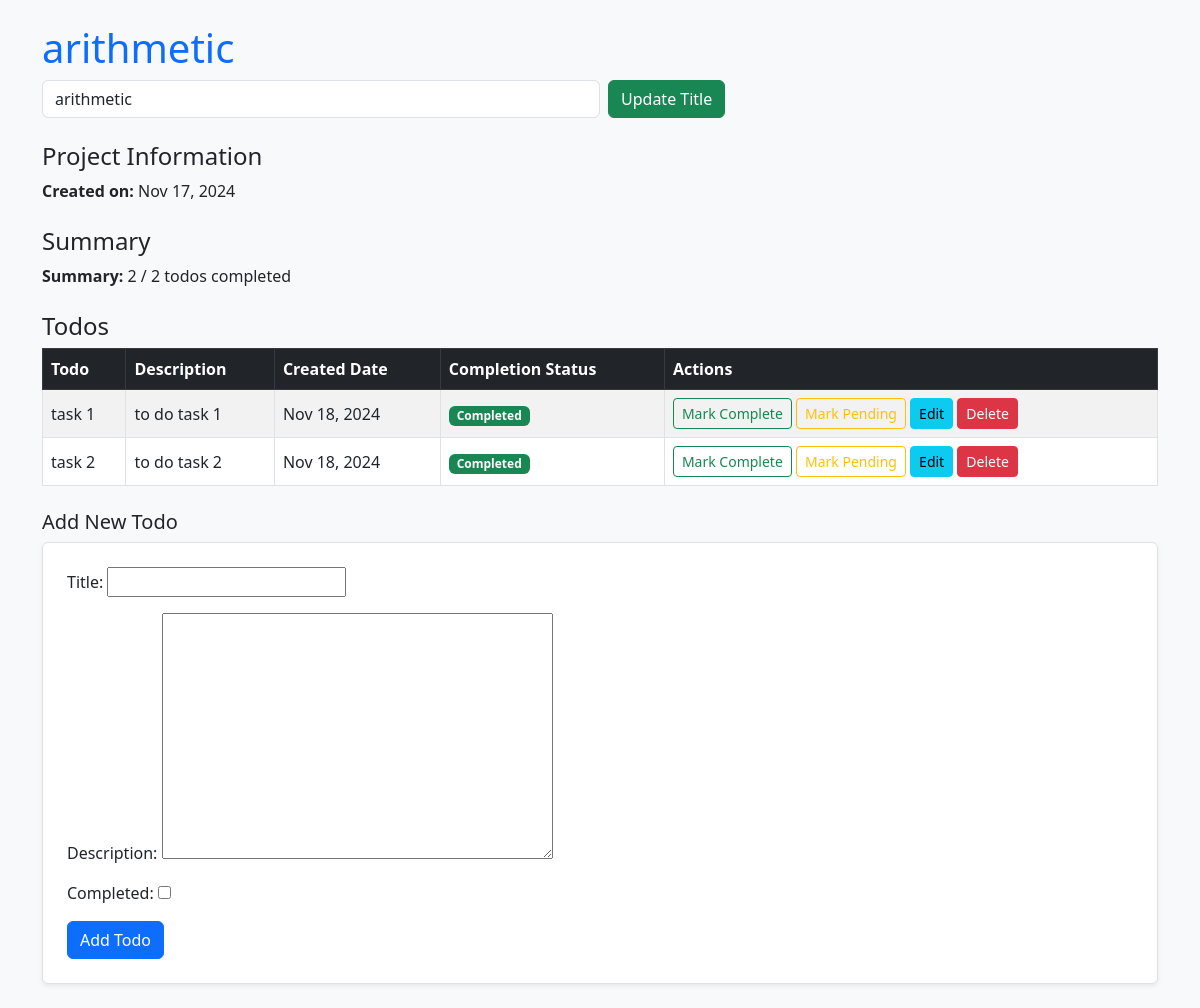
The page /project/1/ (signed in) on the database its author committed.
### todos/models.py (models this page shows, shortened)
class Project(models.Model):
    title = models.CharField(max_length=100)
    created_date = models.DateTimeField(auto_now_add=True)
    user = models.ForeignKey(User, on_delete=models.CASCADE)

class Todo(models.Model):
    project = models.ForeignKey(Project, related_name="todos", on_delete=models.CASCADE)
    title = models.CharField(max_length=100)
    description = models.TextField(blank=True)
    completed = models.BooleanField(default=False)
    created_date = models.DateTimeField(auto_now_add=True)
    updated_date = models.DateTimeField(auto_now=True)

### todos/views.py (the view)
# urls.py: path('project/<int:project_id>/', views.project_detail, name='project_detail'),
@login_required
def project_detail(request, project_id):
    project = get_object_or_404(Project, id=project_id, user=request.user)
    todos = project.todos.all()  # Fetch all todos for the project
    completed_todos = todos.filter(completed=True).count()  # Count completed todos
    total_todos = todos.count()  # Count total todos
    if request.method == 'POST':
        if 'update_project' in request.POST:
            project.title = request.POST['title']
            project.save()
            return redirect('project_detail', project_id=project.id)
        form = TodoForm(request.POST)
        if form.is_valid():
            todo = form.save(commit=False)
            todo.project = project
            todo.save()
            return redirect('project_detail', project_id=project.id)
    else:
        form = TodoForm()
    context = {
        'project': project,
        'todos': todos,
        'form': form,
        'completed_todos': completed_todos,
        'total_todos': total_todos,
    }
    return render(request, 'projects/project_detail.html', context)

### todos/forms.py
class TodoForm(forms.ModelForm):
    class Meta:
        model = Todo
        fields = ['title', 'description','completed']

### todos/templates/projects/project_detail.html (shortened to what this page needs)
<!DOCTYPE html>
<html lang="en">
<head>
    <link
        href="https://cdn.jsdelivr.net/npm/bootstrap@5.3.0-alpha3/dist/css/bootstrap.min.css"
        rel="stylesheet"
    >
</head>
<body>
    <div class="container my-4">
        <div class="mb-4">
            <h1 class="text-primary">{{ project.title }}</h1>
            <form method="POST" class="d-flex align-items-center gap-2">
                <input
                    type="text"
                    name="title"
                    value="{{ project.title }}"
                    class="form-control w-50"
                >
                <button type="submit" name="update_project" class="btn btn-success">Update Title</button>
            </form>
        </div>
        <div class="mb-4">
            <h2 class="h4">Project Information</h2>
            <p><strong>Created on:</strong> {{ project.created_date|date:"M d, Y" }}</p>
        </div>
        <div class="mb-4">
            <h2 class="h4">Summary</h2>
            <p><strong>Summary:</strong> {{ completed_todos }} / {{ total_todos }} todos completed</p>
        </div>
        <div class="mb-4">
            <h2 class="h4">Todos</h2>
            <table class="table table-bordered table-striped">
                <thead class="table-dark">
                    <tr>
                        <th>Todo</th>
                        <th>Description</th>
                        <th>Created Date</th>
                        <th>Completion Status</th>
                        <th>Actions</th>
                    </tr>
                </thead>
                <tbody>
                    {% for todo in todos %}
                        <tr>
                            <td>{{ todo.title }}</td>
                            <td>{{ todo.description }}</td>
                            <td>{{ todo.created_date|date:"M d, Y" }}</td>
                            <td>
                                <span
                                    class="badge
                                    {% if todo.completed %} bg-success {% else %} bg-warning {% endif %}">
                                    {% if todo.completed %}Completed{% else %}Pending{% endif %}
                                </span>
                            </td>
                            <td>
                                <a href="{% url 'mark_complete' todo.id %}" class="btn btn-outline-success btn-sm">Mark Complete</a>
                                <a href="{% url 'mark_pending' todo.id %}" class="btn btn-outline-warning btn-sm">Mark Pending</a>
                                <a href="{% url 'update_todo' todo.id %}" class="btn btn-info btn-sm">Edit</a>
                                <a href="{% url 'delete_todo' todo.id %}" class="btn btn-danger btn-sm">Delete</a>
                            </td>
                        </tr>
                    {% endfor %}
                </tbody>
            </table>
        </div>
        <div>
            <h3 class="h5">Add New Todo</h3>
            <form method="POST" class="border p-4 rounded shadow-sm bg-white">
                {{ form.as_p }}
                <button type="submit" class="btn btn-primary">Add Todo</button>
            </form>
        </div>
    </div>
</body>
</html>

### todos/templates/projects/project_detail.html (style rules this page uses)
body { background-color: #f8f9fa; }
.table th, .table td { vertical-align: middle; }

### rows shown on the page
Project: title "arithmetic", created_date "Nov 17, 2024"
Todo: title "task 1", description "to do task 1", created_date "Nov 18, 2024", completed "Completed"
Todo: title "task 2", description "to do task 2", created_date "Nov 18, 2024", completed "Completed"

### other values the page prints
{{ completed_todos }} "2"
{{ total_todos }} "2"
